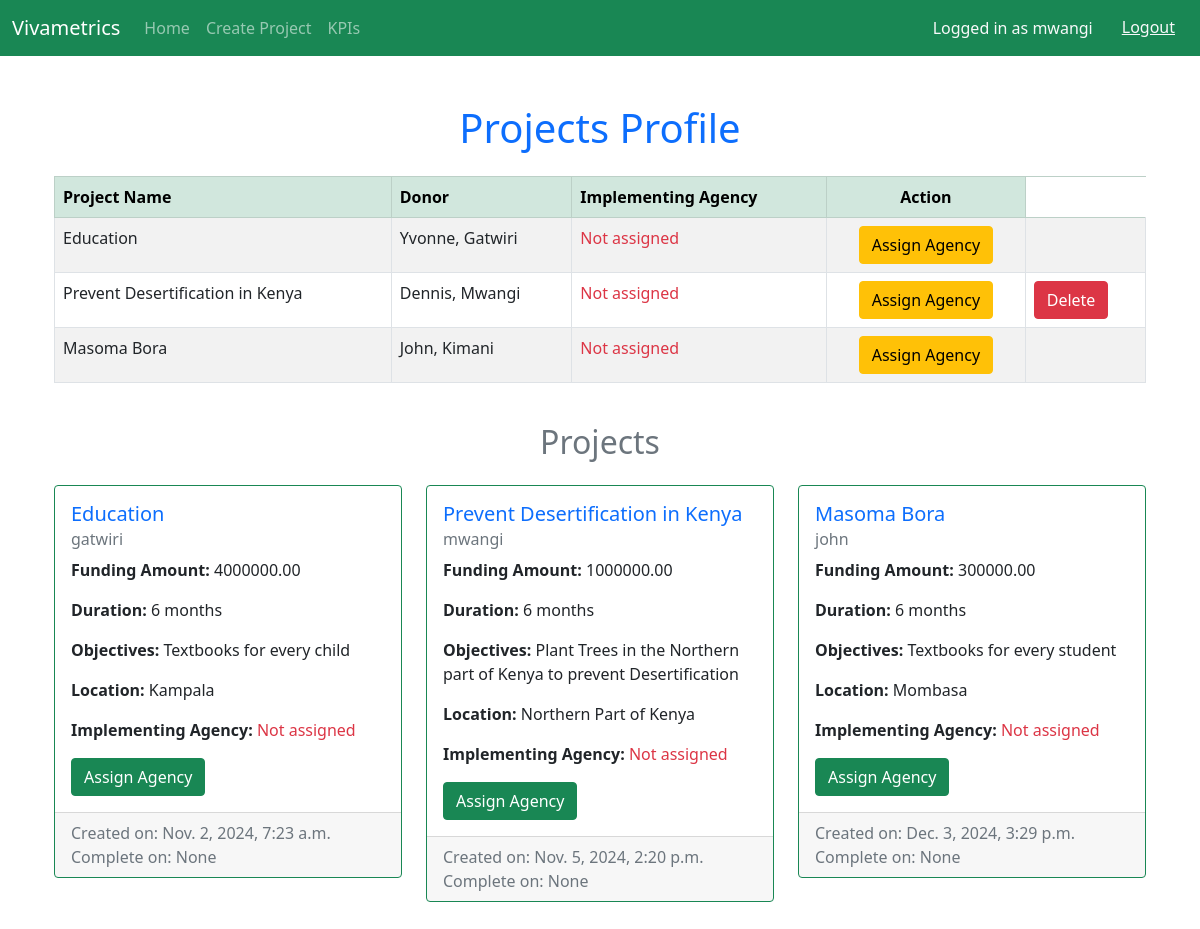
Page /home (signed in) on the committed database.
### rtm/models.py (models this page shows, shortened)
class CustomUser(AbstractUser):
    username = models.CharField(max_length=100, unique=True)
    email = models.EmailField(unique=True)
    first_name = models.CharField(max_length=128)
    last_name = models.CharField(max_length=128)
    USERNAME_FIELD = 'email'
    REQUIRED_FIELDS = ['username', 'first_name', 'last_name']
    def __str__(self):
        return f"{self.first_name}, {self.last_name}"

class Project(models.Model):
    donor = models.ForeignKey(settings.AUTH_USER_MODEL, on_delete=models.CASCADE, related_name='projects_as_donor')
    implementing_agency = models.ForeignKey('ImplementingAgency', on_delete=models.SET_NULL, null=True, blank=True, related_name='projects_as_implementing_agency')
    name = models.CharField(max_length=255)
    target_location = models.CharField(max_length=255)
    funding_duration = models.IntegerField()  # Duration in months or years
    funding_amount = models.DecimalField(max_digits=15, decimal_places=2)
    objectives = models.TextField()
    created_at = models.DateTimeField(auto_now_add=True)
    completed_date = models.DateTimeField(null=True, blank=True)

### rtm/views.py (the view)
# urls.py: 2. Add a URL to urlpatterns:  path('', views.home, name='home')
@login_required(login_url='login')
def home(request):
    projects = Project.objects.all()
    if request.method == "POST":
        project_id = request.POST.get("project-id")
        project = Project.objects.filter(id=project_id).first()
        if project and project.donor == request.user:
            project.delete()
    return render(request, 'donor/home.html', {'projects': projects})

### rtm/templates/donor/home.html (shortened to what this page needs)
{% extends 'donor/base.html' %}
{% block content %}
<div class="container my-5">
    <h1 class="text-center text-primary my-4">Projects Profile</h1>
    <div class="table-responsive mb-4">
        <table class="table table-bordered table-striped">
            <thead class="table-success">
                <tr>
                    <th scope="col">Project Name</th>
                    <th scope="col">Donor</th>
                    <th scope="col">Implementing Agency</th>
                    <th scope="col" class="text-center">Action</th>
                </tr>
            </thead>
            <tbody>
                {% for project in projects %}
                <tr>
                    <td>{{ project.name }}</td>
                    <td>{{ project.donor }}</td>
                    <td>
                        {% if project.implementing_agency %}
                        {{ project.implementing_agency.name }}
                        {% else %}
                        <span class="text-danger">Not assigned</span>
                        {% endif %}
                    </td>
                    <td class="text-center">
                        <a href="{% url 'appoint_IA' project.id %}" class="btn btn-warning">Assign Agency</a>
                    </td>
                    <td>
                        {% if user == project.donor %}
                        <form method="post">
                            <button type="submit" class="btn btn-danger" name="project-id" value="{{project.id}}">Delete</button>
                        </form>
                        {% endif %}
                    </td>
                </tr>
                {% empty %}
                <tr>
                    <td colspan="4" class="text-center text-danger">No projects available.</td>
                </tr>
                {% endfor %}
            </tbody>
        </table>
    </div>
    <h2 class="text-center text-secondary mb-4">Projects</h2>
    <div class="row">
        {% for project in projects %}
        <div class="col-md-4 mb-4">
            <div class="card border-success">
                <div class="card-body">
                    <h5 class="card-title text-primary">{{ project.name }}</h5>
                    <h6 class="card-subtitle mb-2 text-muted">{{ project.donor.username }}</h6>
                    <p class="card-text"><strong>Funding Amount:</strong> {{ project.funding_amount }}</p>
                    <p class="card-text"><strong>Duration:</strong> {{ project.funding_duration }} months</p>
                    <p class="card-text"><strong>Objectives:</strong> {{ project.objectives }}</p>
                    <p class="card-text"><strong>Location:</strong> {{ project.target_location }}</p>
                    <p class="card-text"><strong>Implementing Agency:</strong>
                        {% if project.implementing_agency %}
                        {{ project.implementing_agency.name }}
                        {% else %}
                        <span class="text-danger">Not assigned</span>
                        {% endif %}
                    </p>
                    <a href="{% url 'appoint_IA' project.id %}" class="btn btn-success">Assign Agency</a>
                </div>
                <div class="card-footer text-muted">
                    Created on: {{ project.created_at }}
                    Complete on: {{project.completed_date }}
                </div>
            </div>
        </div>
        {% empty %}
        <div class="col text-center text-secondary">No projects available.</div>
        {% endfor %}
    </div>
</div>
{% endblock %}

### rtm/templates/donor/base.html (shortened to what this page needs)
<!DOCTYPE html>
<html lang="en">
<head>
    <link href="https://cdn.jsdelivr.net/npm/bootstrap@5.0.2/dist/css/bootstrap.min.css" rel="stylesheet">
</head>
<body>
    <nav class="navbar navbar-expand-lg navbar-dark bg-success">
        <div class="container-fluid">
            <a class="navbar-brand" href="/home">Vivametrics</a>
            <div class="collapse navbar-collapse" id="navbarNav">
                <ul class="navbar-nav me-auto">
                    <li class="nav-item">
                        <a class="nav-link" href="/home">Home</a>
                    </li>
                    <li class="nav-item">
                        <a class="nav-link" href="/create-project">Create Project</a>
                    </li>
                    <li class="nav-item">
                        <a class="nav-link" href="/kpis"
                            >KPIs</a>
                    </li>
                </ul>
                <ul class="navbar-nav">
                    {% if user.is_authenticated %}
                        <span class="navbar-text text-light me-3">Logged in as {{ user.username }}</span>
                        <form method="POST" action="{% url 'logout' %}" class="d-inline">
                            <button type="submit" class="btn btn-link text-light">Logout</button>
                        </form>
                    {% else %}
                        <li class="nav-item">
                            <a class="nav-link" href="/login">Login</a>
                        </li>
                    {% endif %}
                </ul>
            </div>
        </div>
    </nav>
    <div class="container my-4">
        {% block content %}
        {% endblock %}
    </div>
</body>
</html>

### rows in the picture
CustomUser: username "mwangi"
Project: name "Education", donor "Yvonne, Gatwiri", shows "Not assigned", donor.username "gatwiri", funding_amount "4000000.00", funding_duration "6", objectives "Textbooks for every child", target_location "Kampala", created_at "Nov. 2, 2024, 7:23 a.m.", completed_date "None"
Project: name "Prevent Desertification in Kenya", donor "Dennis, Mwangi", shows "Not assigned", {{ project.id }} 2 (drawn), donor.username "mwangi", funding_amount "1000000.00", funding_duration "6", objectives "Plant Trees in the Northern part of Kenya to prevent Desertification", target_location "Northern Part of Kenya", created_at "Nov. 5, 2024, 2:20 p.m.", completed_date "None"
Project: name "Masoma Bora", donor "John, Kimani", shows "Not assigned", donor.username "john", funding_amount "300000.00", funding_duration "6", objectives "Textbooks for every student", target_location "Mombasa", created_at "Dec. 3, 2024, 3:29 p.m.", completed_date "None"
